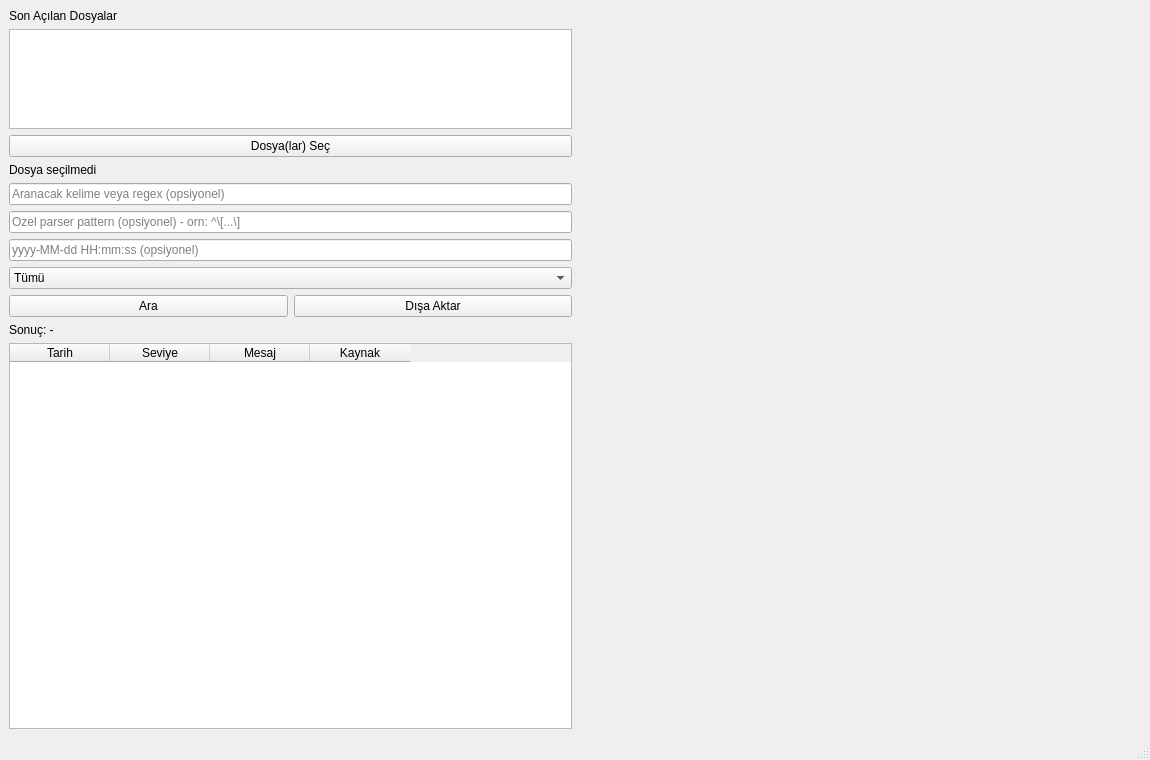
<?xml version="1.0" encoding="UTF-8"?>
<ui version="4.0">
 <class>MainWindow</class>
 <widget class="QMainWindow" name="MainWindow">
  <property name="geometry">
   <rect>
    <x>0</x>
    <y>0</y>
    <width>1150</width>
    <height>760</height>
   </rect>
  </property>
  <property name="windowTitle">
   <string>LogAnalyzer</string>
  </property>
  <widget class="QWidget" name="centralwidget">
   <layout class="QHBoxLayout" name="mainHorizontalLayout">
    <item>
     <layout class="QVBoxLayout" name="leftVerticalLayout">
      <item>
       <widget class="QLabel" name="recentFilesTitleLabel">
        <property name="text">
         <string>Son Açılan Dosyalar</string>
        </property>
       </widget>
      </item>
      <item>
       <widget class="QListWidget" name="recentFilesListWidget">
        <property name="maximumSize">
         <size>
          <width>16777215</width>
          <height>100</height>
         </size>
        </property>
       </widget>
      </item>
      <item>
       <widget class="QPushButton" name="openFileButton">
        <property name="text">
         <string>Dosya(lar) Seç</string>
        </property>
       </widget>
      </item>
      <item>
       <widget class="QLabel" name="filePathLabel">
        <property name="text">
         <string>Dosya seçilmedi</string>
        </property>
       </widget>
      </item>
      <item>
       <widget class="QLineEdit" name="searchLineEdit">
        <property name="placeholderText">
         <string>Aranacak kelime veya regex (opsiyonel)</string>
        </property>
       </widget>
      </item>
      <item>
       <widget class="QLineEdit" name="patternLineEdit">
        <property name="placeholderText">
         <string>Ozel parser pattern (opsiyonel) - orn: ^\[...\]</string>
        </property>
       </widget>
      </item>
      <item>
       <widget class="QLineEdit" name="timestampFormatLineEdit">
        <property name="placeholderText">
         <string>yyyy-MM-dd HH:mm:ss (opsiyonel)</string>
        </property>
       </widget>
      </item>
      <item>
       <widget class="QComboBox" name="levelComboBox">
        <item>
         <property name="text">
          <string>Tümü</string>
         </property>
        </item>
        <item>
         <property name="text">
          <string>TRACE</string>
         </property>
        </item>
        <item>
         <property name="text">
          <string>DEBUG</string>
         </property>
        </item>
        <item>
         <property name="text">
          <string>INFO</string>
         </property>
        </item>
        <item>
         <property name="text">
          <string>WARNING</string>
         </property>
        </item>
        <item>
         <property name="text">
          <string>ERROR</string>
         </property>
        </item>
        <item>
         <property name="text">
          <string>CRITICAL</string>
         </property>
        </item>
       </widget>
      </item>
      <item>
       <layout class="QHBoxLayout" name="buttonRowLayout">
        <item>
         <widget class="QPushButton" name="searchButton">
          <property name="text">
           <string>Ara</string>
          </property>
         </widget>
        </item>
        <item>
         <widget class="QPushButton" name="exportButton">
          <property name="text">
           <string>Dışa Aktar</string>
          </property>
         </widget>
        </item>
       </layout>
      </item>
      <item>
       <widget class="QLabel" name="resultCountLabel">
        <property name="text">
         <string>Sonuç: -</string>
        </property>
       </widget>
      </item>
      <item>
       <widget class="QTableWidget" name="resultTableWidget">
        <column>
         <property name="text">
          <string>Tarih</string>
         </property>
        </column>
        <column>
         <property name="text">
          <string>Seviye</string>
         </property>
        </column>
        <column>
         <property name="text">
          <string>Mesaj</string>
         </property>
        </column>
        <column>
         <property name="text">
          <string>Kaynak</string>
         </property>
        </column>
       </widget>
      </item>
     </layout>
    </item>
    <item>
     <widget class="QWidget" name="chartContainer" native="true">
      <property name="sizePolicy">
       <sizepolicy hsizetype="Expanding" vsizetype="Expanding">
        <horstretch>0</horstretch>
        <verstretch>0</verstretch>
       </sizepolicy>
      </property>
      <property name="minimumSize">
       <size>
        <width>500</width>
        <height>0</height>
       </size>
      </property>
     </widget>
    </item>
   </layout>
  </widget>
  <widget class="QMenuBar" name="menubar">
   <property name="geometry">
    <rect>
     <x>0</x>
     <y>0</y>
     <width>1150</width>
     <height>25</height>
    </rect>
   </property>
  </widget>
  <widget class="QStatusBar" name="statusbar"/>
 </widget>
 <resources/>
 <connections/>
</ui>
